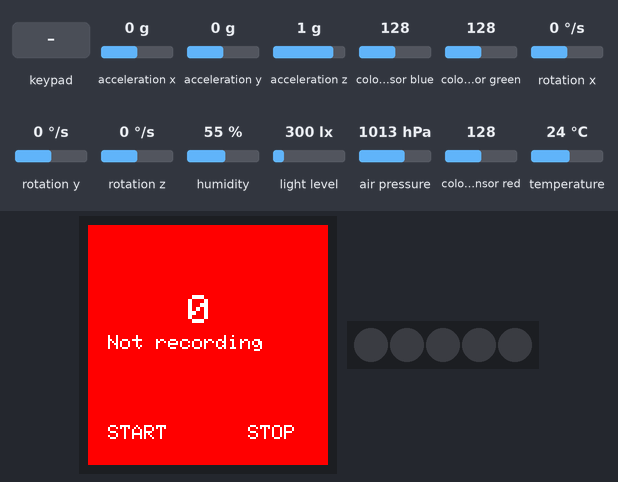
This sketch was run on a simulated Arduino MKR. On the bench: 240×240 colour display, 5 RGB LEDs in strip order, left to right. Inputs (shaded band) come from the test bench; at power-on: acceleration x 0 g, acceleration y 0 g, acceleration z 1 g, colour sensor blue 128, colour sensor green 128, rotation x 0 °/s, rotation y 0 °/s, rotation z 0 °/s, humidity 55 %, light level 300 lx, air pressure 1013 hPa, colour sensor red 128, temperature 24 °C. What the sketch prints to the serial monitor is not drawn.

Above: at 1.4 s.
1.5 s: key '0' pressed
At 5.5 s:
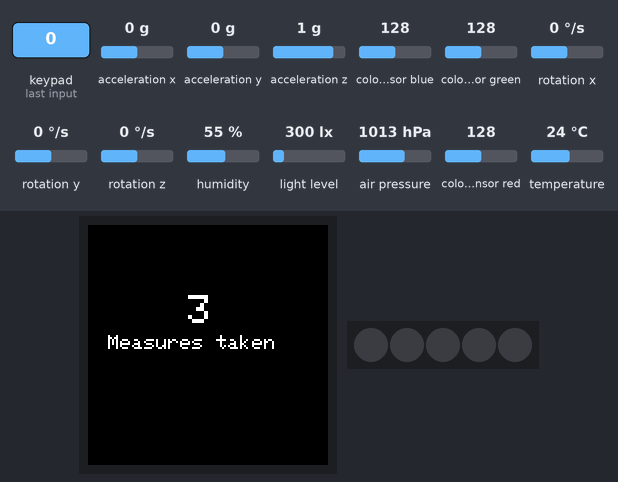
5.7 s: key '4' pressed
At 7.2 s:
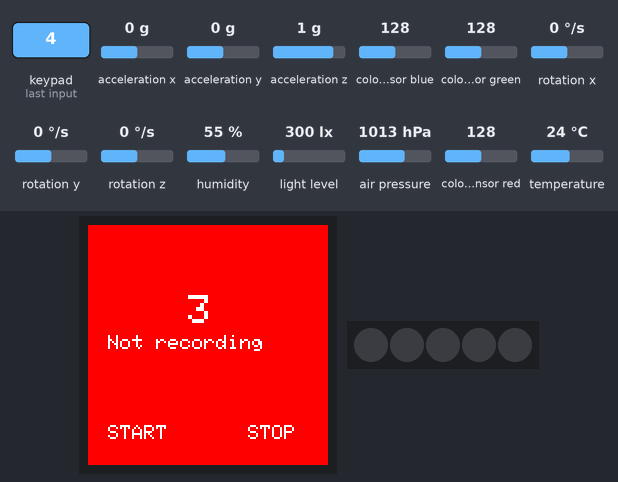
Timing chart, 0 to 8.7 s (numbered marks = the images above; inputs shaded):
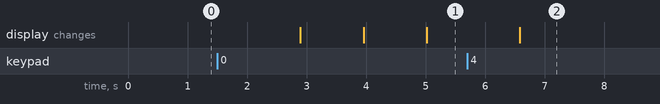

The sketch:

StoringOurDataAct3CoolTermSolution.ino
```cpp
// (licence header left out)
#include <Arduino_MKRIoTCarrier.h>
MKRIoTCarrier carrier;

//This boolean is used to toggle between "counting" and "not counting" mode
bool counting_mode = false;

// variables
float temperature = 0;
float humidity = 0;
float pressure = 0;
int light = 0;
int r, g, b;

// gyroscope
float Gx, Gy, Gz;

//accelerometer
float Ax, Ay, Az;

//track how many measurements have been made
int counter = 0;

void setup() {
  Serial.begin(9600);

  //Initialize the IoTSK carrier and output any errors in the serial monitor
  CARRIER_CASE = true;
  carrier.begin();

  // init the CSV file with headers
  Serial.println("temperature,humidity,pressure,light,Ax,Ay,Az,Gx,Gy,Gz");
}

void loop() {


  carrier.Buttons.update();

  // read the sensors values
  temperature = carrier.Env.readTemperature(FAHRENHEIT);
  humidity = carrier.Env.readHumidity();
  pressure = carrier.Pressure.readPressure();

  while (!carrier.Light.colorAvailable()) {
    delay(5);
  }
  carrier.Light.readColor(r, g, b, light);

  // read the IMU values
  carrier.IMUmodule.readAcceleration(Ax, Ay, Az);
  carrier.IMUmodule.readGyroscope(Gx, Gy, Gz);


  //If we press button 0, counting_mode changes to true

  if (carrier.Button0.onTouchDown()) {
    counting_mode = true;
    delay(500);
  }

  //If we press button 4, counting_mode changes to false
  if (carrier.Button4.onTouchDown()) {
    counting_mode = false;
    delay(500);
  }

  // If button 0 has been pressed (the start button),
  // we initialize the original program, that prints
  // the sensor data on the SD card, increases the counter
  // variable and changes the color of the display to blue

  if (counting_mode == true) {

    // print each of the sensor values
  Serial.print(temperature);
  Serial.print(",");

  Serial.print(humidity);
  Serial.print(",");
  Serial.print(pressure);
  Serial.print(",");
  Serial.print(light);
  Serial.print(",");

  Serial.print(Ax);
  Serial.print(",");
  Serial.print(Ay);
  Serial.print(",");
  Serial.print(Az);
  Serial.print(",");

  Serial.print(Gx);
  Serial.print(",");
  Serial.print(Gy);
  Serial.print(",");
  Serial.print(Gz);
  Serial.println(",");

  counter += 1;

  carrier.display.fillScreen(ST77XX_BLACK);
  carrier.display.setTextColor(ST77XX_WHITE);
  carrier.display.setTextSize(4);

  carrier.display.setCursor(100, 70);
  carrier.display.print(counter);
  carrier.display.setCursor(20, 110);
  carrier.display.setTextSize(2);
  carrier.display.print("Measures taken");

  // wait 1 second to print again
  delay(1000);
  }

  // If button 4 has been pressed (the stop button),
  // we change the color of the display to red,
  // stop the counter, and print the message "Not recording" on the display

  else if (counting_mode == false) {
    carrier.display.fillScreen(ST77XX_RED); //red background
    carrier.display.setTextColor(ST77XX_WHITE); //white text
    carrier.display.setTextSize(4); //medium sized text

    carrier.display.setCursor(100, 70);
    carrier.display.print(counter);
    carrier.display.setCursor(20, 110);
    carrier.display.setTextSize(2);
    carrier.display.print("Not recording");

    carrier.display.setCursor(20, 200); //sets new position for printing (x and y)
    carrier.display.print("START");
    carrier.display.setCursor(160, 200); //sets new position for printing (x and y)
    carrier.display.println("STOP");

    delay(1000);
  }

}
```

Measured:
- after the input at 1.5 s, the display: first changes after 1.4 s (image 1 shows a later state)
- after the input at 5.7 s, the display: changes after 0.88 s (image 2)
